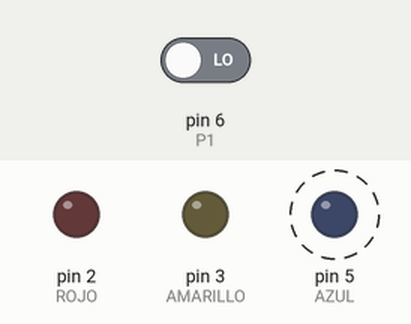
Bench run of a sketch on a simulated Arduino Uno, built with avr-gcc and run on an emulated ATmega328P. Shown: output pins drawn as LEDs (lit = HIGH). Dashed ring = blinking. Inputs (shaded band) come from the test bench; at power-on: pin 6 (P1) LOW.

Above: at 0.91 s.
1.3 s: pin 6 (P1) driven HIGH
At 1.51 s:
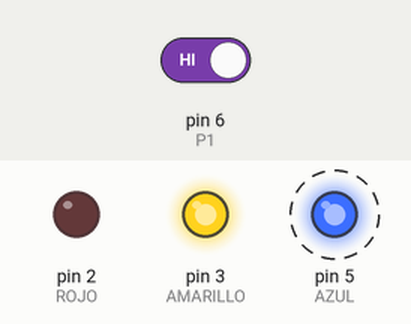
4.3 s: pin 6 (P1) driven LOW
At 4.75 s:
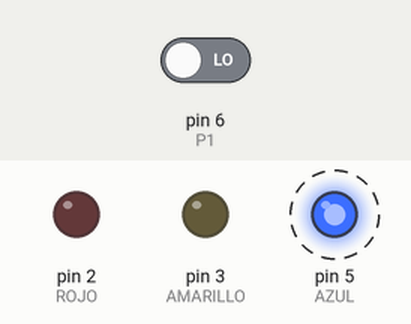
Timing chart, 0 to 13.3 s (numbered marks = the images above; inputs shaded):
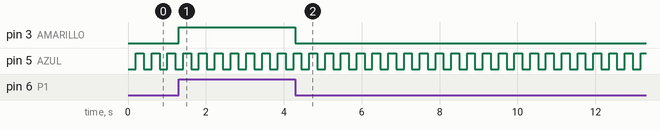

Measured:
- after the input at 1.3 s, pin 3 (AMARILLO): LOW → HIGH at once
- after the input at 4.3 s, pin 3 (AMARILLO): HIGH → LOW at once
- by itself, pin 5 (AZUL): alternates HIGH for 0.20 s and LOW for 0.20 s

The sketch:

TP02.ino
```cpp
//BLINK1

#define ROJO 2
#define AMARILLO 3
#define AZUL 5
#define P1 6
#define TOSC 200

void initTimer2(void);

int cont=0;
bool estado=0;
bool flag=0;

void setup()
{
  pinMode(ROJO,OUTPUT);
  pinMode(AMARILLO,OUTPUT);
  pinMode(AZUL,OUTPUT);
  pinMode(P1,INPUT);
  initTimer2();
}

void loop()
{
  //animacion led testigo
  if(flag)
  {
    flag=0;
    estado=!estado;
    digitalWrite(AZUL,estado);
  }

  if(digitalRead(P1)==HIGH)
  {
    digitalWrite(AMARILLO,1);
  }
  else
  {
    digitalWrite(AMARILLO,0);
  }
}


//*********************************************************
//Vector interrupcion Timer2
//********************************************************
ISR(TIMER2_OVF_vect)
{
  TCNT2=5;
  cont++;
  if(cont==TOSC)
  {
    cont=0;
    flag=1;
  }
}

//*******************************************************
//Configura Timer2
//******************************************************
void initTimer2(void)
{
   SREG = 0b01111111;       //Desabilitar interrupciones
   TIMSK2 = 0b00000001;     //Habilita la interrupcion por desbordamiento
   TCCR2B = 0b00000011;     //Configura preescala para que FT2 sea de 250KHz
   SREG = 0b10000000;       //Habilitar interrupciones //Desabilitar interrupciones
   TCNT2=5;                 //255-5 =250 (el valor que queremos)
}
```
